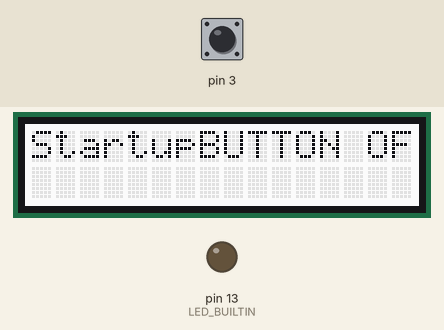
Bench run of a sketch on a simulated Arduino Uno, built with avr-gcc and run on an emulated ATmega328P. Parts: 16×2 character LCD, output pins drawn as LEDs (lit = HIGH). Inputs (shaded band) come from the test bench; at power-on: pin 3 HIGH.

Above: at 0.13 s.
At 1.2 s:
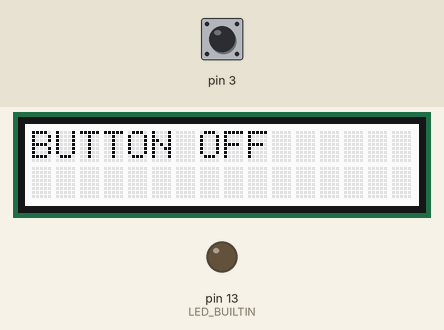
1.3 s: pin 3 pulled LOW for 0.15 s
At 1.42 s:
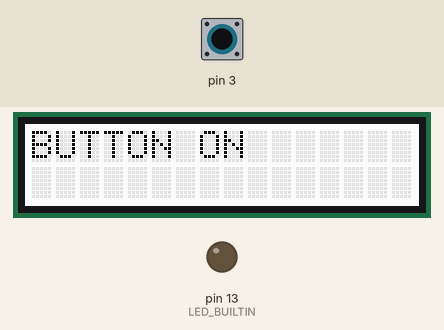
4.2 s: pin 3 pulled LOW for 3.2 s
Timing chart, 0 to 7.2 s (numbered marks = the images above; inputs shaded):
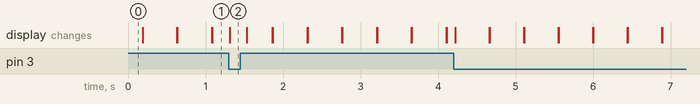

Measured:
- after the input at 1.3 s, the display: changes at once (image 2)

The sketch:

Bierpong_Button.ino
```cpp
/*********************************************************************************************************
  Autor:    Robin Schoch, Robin Cantone
  Version:  1.0
  Date:     03.04.2023
*********************************************************************************************************/
#include <Wire.h>
#include "rgb_lcd.h"

rgb_lcd lcd;
int buttonState = 0;

void setup() {
    // set up the LCD's number of columns and rows:
    lcd.begin(16, 2);
    // Print a message to the LCD.
    lcd.print("Startup");
  //BUTTON, Setup which Pin is used and PULLUP to setup resistance
  pinMode(3, INPUT_PULLUP);
  pinMode(LED_BUILTIN, OUTPUT);
}

void loop() {
  //BUTTON
  // read the state of the pushbutton value
  //buttonState = digitalRead(2);
  // check if pushbutton is pressed.  if it is, the buttonState is HIGH
  //if (buttonState == HIGH) {
    // Button nicht gedrückt = hohe Spannung
  //  lcd.print("BUTTON OFF");
  //}
  //else {
    // Button gedrückt = niedrige Spannung
  //  lcd.print("BUTTON ON");
  //}
  //delay(500); // Delay a little bit to improve simulation performance

  //Store Value of the Potentiometer in Variable
  //int Potentiometer = analogRead(A3);
  //lcd.print(Potentiometer);
  //Serial.println(Potentiometer);
  //delay(100);
  // Lichtschranke
  //sensor=analogRead(A1);
  //Serial.println(sensor);


buttonState = digitalRead(3);
// Pumpe
if (buttonState == HIGH) {
     //Button nicht gedrückt = hohe Spannung
    lcd.print("BUTTON OFF");
  }
  else {
    // Button gedrückt = niedrige Spannung
    lcd.print("BUTTON ON");
  }

  delay(100);
 //Clear Screen
  lcd.clear();

}

/*********************************************************************************************************
  END FILE
*********************************************************************************************************/
```

Bierpong_Display.ino
```cpp

```
